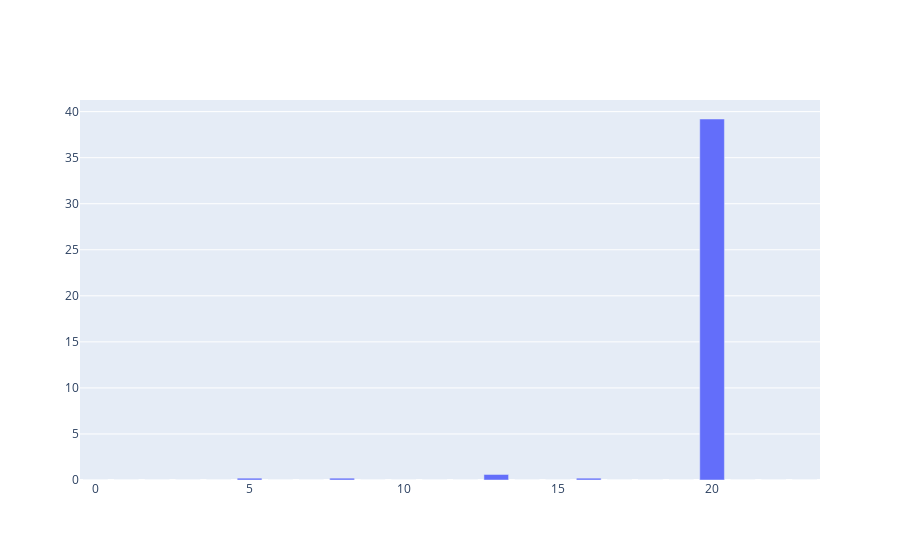

Write notebook code for a chart like this one.
### Code cell
configure_plotly_browser_state() # Específico para o Colab

bar = go.Bar(x=clima.hora, y=clima.precipitacao)
ply.iplot([bar])

### Figure 1 — Plotly figure (JSON) as saved in the notebook; plotly's stock layout.template omitted (floating-point values rounded to 4 significant figures)
{"data": [{"y": [0, 0, 0, 0, 0, 0.2, 0, 0, 0.2, 0, 0, 0, 0, 0.6, 0, 0, 0.2, 0, 0, 0, 39.2, 0, 0, 0], "x": [0, 1, 2, 3, 4, 5, 6, 7, 8, 9, 10, 11, 12, 13, 14, 15, 16, 17, 18, 19, 20, 21, 22, 23], "type": "bar"}], "layout": {}}
